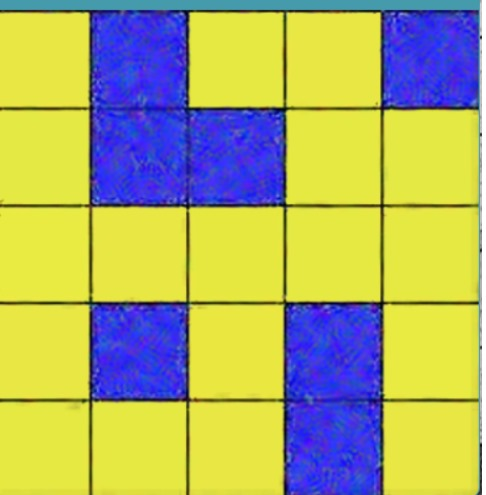
#> input picture TASK 7/img2.jpg, 486 x 495 px
$ python Task_B.py
#> lines starting #> are read from the running program, lines starting #| are printed output that depends on the picture; after the words box and inside, x2 and y2 are one past the last pixel; in counts of white or black regions, pixels touching at a corner belong together
import cv2
import numpy as np
import matplotlib.pyplot as plt

def shortestPath(grid, k):
    m, n = len(grid), len(grid[0])
    DIR = [(0, 1), (1, 0), (0, -1), (-1, 0)]
    visited = [[[False] * (k + 1) for _ in range(n)] for _ in range(m)]
    queue = deque([(0, 0, k, [(0, 0)])])  # Include the path in the queue
    steps = 0

    while queue:
        size = len(queue)

        while size > 0:
            curr_x, curr_y, obs, path = queue.popleft()
            if curr_x == m - 1 and curr_y == n - 1:
                # Filter out positions with value 1 from the final path
                final_path = [(x, y) for x, y in path if grid[x][y] == 0]
                return steps, final_path  # Return steps and filtered path if destination reached

            for dx, dy in DIR:
                next_x, next_y = curr_x + dx, curr_y + dy
                next_obs = obs

                if 0 <= next_x < m and 0 <= next_y < n:
                    if grid[next_x][next_y] == 0 and not visited[next_x][next_y][next_obs]:
                        queue.append((next_x, next_y, next_obs, path + [(next_x, next_y)]))
                        visited[next_x][next_y][next_obs] = True
                    elif grid[next_x][next_y] == 1 and next_obs > 0 and not visited[next_x][next_y][next_obs - 1]:
                        queue.append((next_x, next_y, next_obs - 1, path + [(next_x, next_y)]))
                        visited[next_x][next_y][next_obs - 1] = True

            size -= 1
        steps += 1

    return -1, []  # Return -1 and empty path if destination is unreachable


# Load the image
image = cv2.imread('img2.jpg')
#> image is the input picture: shape (495, 486, 3); mean B, G, R 108.8, 174.1, 172

# Check if the image is loaded successfully
if image is None:
    print("Error: Unable to load the image.")
    exit()

# Convert the image to grayscale
gray = cv2.cvtColor(image, cv2.COLOR_BGR2GRAY)
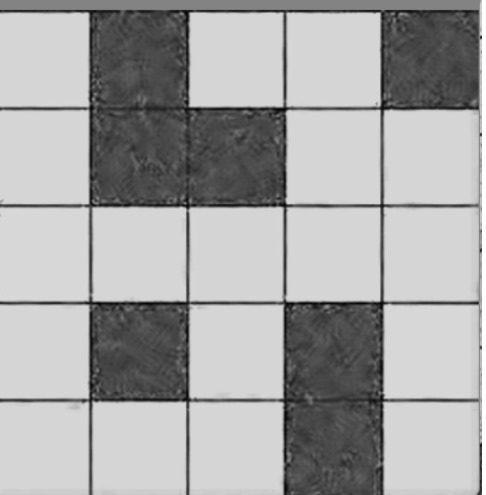
#> gray: shape (495, 486); min 4, max 255, mean 166

# Apply bilateral filter to keep edges sharp and blur low frequency regions. It reduces noise.
blurred = cv2.bilateralFilter(gray,5,6,6)

# Threshold the blurred image to get the black boundaries
_, thresh = cv2.threshold(blurred, 175, 255, cv2.THRESH_BINARY)
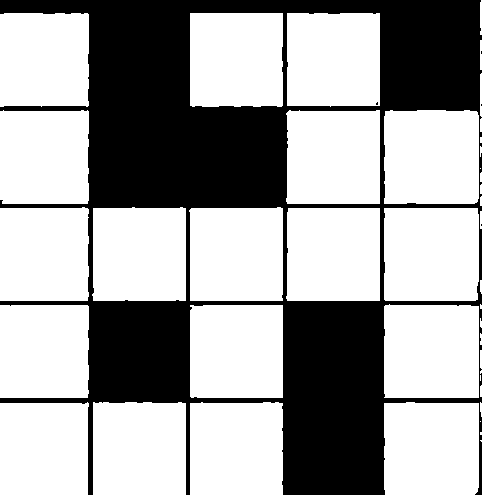
#> thresh: shape (495, 486); 65% white; 5 black regions (4 under 20 px), largest, box (x1, y1, x2, y2) and area: (0, 0, 482, 495) 84233

#cv2.imshow('thresh',thresh)

#input the end coordinate
a=5
b=5
height, width, _ = image.shape
#> height = 495; width = 486
dimension=int((height/a +width/b)/2)
#> dimension = 98
x=z=dimension//2; #starting coordinate
#> x = 49; z = 49
arr=np.zeros((a,b));
for i in range(0,a):
    for j in range(0,b): #j for the column
        if(thresh[x+i*(2*x),x+j*(2*x)]==255):
            arr[i][j]=0 #0 for paths we can take
        else:
            arr[i][j]=1 # 1 for obstacles
print(arr)

#Breadth-First Search (BFS) algorithm
from collections import deque

# Sample input and print statement
grid = arr
k = 0

# Call the function to get the result
result_length, result_path = shortestPath(grid, k)

if result_length != -1:
    print("Shortest Path Length:", result_length)
    print("Shortest Path:")
    for x, y in result_path:
        print(f"({x+1}, {y+1})")
else:
    print("Destination is unreachable.")

#marking on image
from PIL import Image, ImageDraw
result_path= [list(t) for t in result_path]
result_path = [(2 * z*y + z, 2 * z*x + z) for x, y in result_path]

# Load the image
image_path = 'img2.jpg'
image = Image.open(image_path)
#> image: PIL image 486x495 RGB

# Create a drawing object
draw = ImageDraw.Draw(image)

# Mark red spots on the image
for point in result_path:
    x, y = point  # Extract x and y components
    draw.ellipse([x - 4, y - 4, x + 4, y + 4], fill='red')

# Save or display the modified image
image.show()
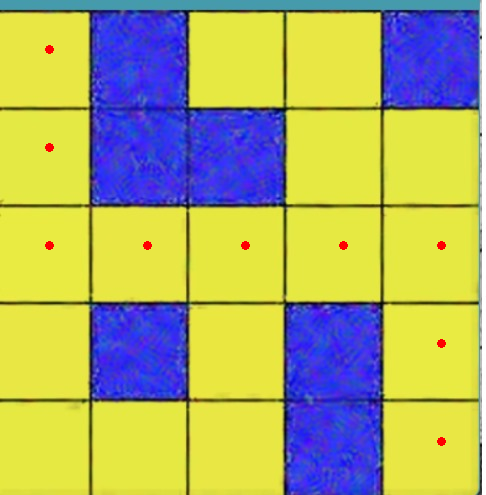
#> shown: PIL image 486x495 RGB; mean R, G, B 172, 173.6, 108.6
